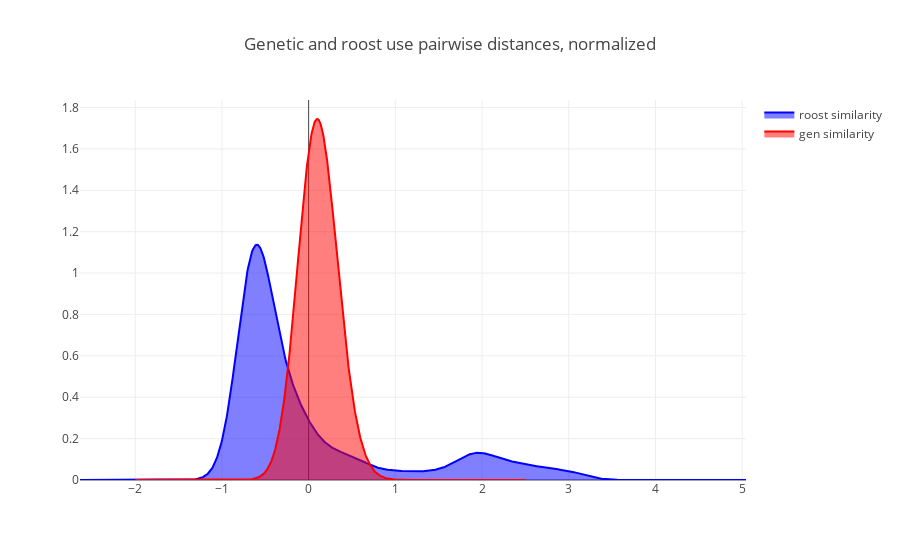

The notebook cell saved with this chart:
### Markdown cell above
**Fig. 3** Roost similarity versus Genetic similarity. Both vectors werer scaled.

This does not look like it will take us anywhere..

I don't think Pearson's r seems like a good idea here. Since, for one, all of Ana's bats appear highly related, 
and secondly, the roost sharing variable is nearly a factor.

However, it is apparent that bats that roost together often appear related above aerage. 

So, maybe the question here shouldn't be:
- "is there a relation between roost use and genetic relatedness?" 
but instead:
- "Are bats roosting together frequently more closely related than expected given our sample?"

We'll first see about transforming the roosting variable to a factor.
We'll start by plotting its density.

### Code cell
### roost distance
X_plot = np.linspace(min(roost_diss_vector) - 2, max(roost_diss_vector) + 2, 1000)

kde = KernelDensity(kernel='gaussian', bandwidth=0.2).fit(np.array(roost_diss_vector).reshape(-1,1))

log_dens = kde.score_samples(X_plot.reshape(-1,1))

fig_roost_dens= [go.Scatter(x=X_plot, y=np.exp(log_dens), 
                            mode='lines', fill='tozeroy', name= 'roost similarity',
                            line=dict(color='blue', width=2))]

### genetic distance

X_plot = np.linspace(min(gen_dist_vector) - 2, max(gen_dist_vector) + 2, 1000)

kde = KernelDensity(kernel='gaussian', bandwidth=0.2).fit(np.array(gen_dist_vector).reshape(-1,1))

log_dens = kde.score_samples(X_plot.reshape(-1,1))

fig_roost_dens.append(go.Scatter(x=X_plot, y=np.exp(log_dens), 
                            mode='lines', fill='tozeroy', name= 'gen similarity',
                            line=dict(color='red', width=2)))

layout= go.Layout(
    title= 'Genetic and roost use pairwise distances, normalized'
)

fig = go.Figure(data=fig_roost_dens, layout= layout)
iplot(fig)

### Figure 1 — Plotly figure (JSON) as saved in the notebook; plotly's stock layout.template omitted (floating-point values rounded to 4 significant figures; data arrays with more than 128 entries replaced by an {"elided": "..."} marker saying what was removed)
{"data": [{"fill": "tozeroy", "line": {"color": "blue", "width": 2}, "mode": "lines", "name": "roost similarity", "type": "scatter", "x": {"elided": "1000 float values"}, "y": {"elided": "1000 float values"}}, {"fill": "tozeroy", "line": {"color": "red", "width": 2}, "mode": "lines", "name": "gen similarity", "type": "scatter", "x": {"elided": "1000 float values"}, "y": {"elided": "1000 float values"}}], "layout": {"title": "Genetic and roost use pairwise distances, normalized"}}
